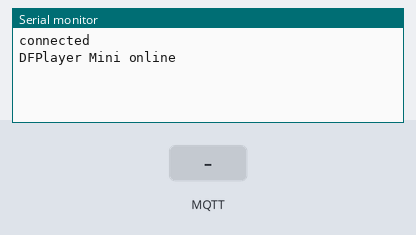
This sketch was run on a simulated Arduino Mega 2560, built with avr-gcc and run on an emulated ATmega2560. Parts: the last lines printed to the serial monitor. The test bench sets the inputs (shaded band). WiFi joins after 1.5 s; servers stay silent unless stated; no MQTT or app messages arrive unless stated; the audio player accepts every command and is not drawn.

Above: at 1.7 s.
1.8 s: MQTT message "mp3/cmd/play" arrives on the first subscribed topic
At 2.2 s:
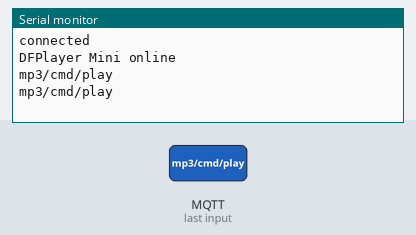
3.3 s: MQTT message "mp3/cmd/pause" arrives on the first subscribed topic
At 4.5 s:
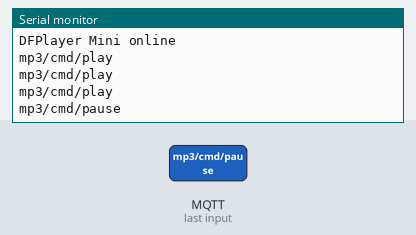
4.8 s: MQTT message "mp3/cmd/start" arrives on the first subscribed topic
At 5.7 s:
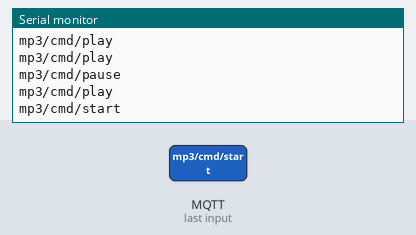
6.3 s: MQTT message "mp3/volume/set" arrives on the first subscribed topic
At 6.8 s:
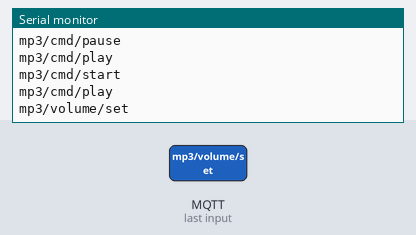
7.8 s: MQTT message "5" arrives on the first subscribed topic
At 9.1 s:
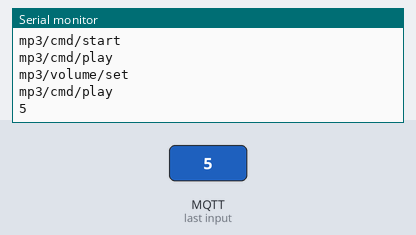

Measured:
- after the input at 1.8 s, the serial monitor: prints a new line at once (image 1)
- after the input at 3.3 s, the serial monitor: prints a new line at once (image 2)
- after the input at 4.8 s, the serial monitor: prints a new line at once (image 3)
- after the input at 6.3 s, the serial monitor: prints a new line at once (image 4)
- after the input at 7.8 s, the serial monitor: prints a new line at once (image 5)

The sketch:

mqtt-dfp.ino
```cpp
#include <SPI.h>
#include <Ethernet.h>
#include <PubSubClient.h>
#include "Arduino.h"
#include "DFRobotDFPlayerMini.h"

const char* mqtt_username = NULL;
const char* mqtt_password = NULL;

byte mac[] = {
  0xDE, 0xAD, 0xBE, 0xEF, 0xFE, 0xED
};
DFRobotDFPlayerMini myDFPlayer;

IPAddress ip(192, 168, 178, 77);
byte mqttserver[] = { 192, 168, 178, 156 };
void callback(char* topic, byte* payload, unsigned int length);

EthernetClient ethClient;
PubSubClient client(mqttserver, 1883, callback, ethClient);

void callback(char* topic, byte* payload, unsigned int length) {
  // handle message arrived
  String content = "";
  char character;
  for (int num = 0; num < length; num++) {
    character = payload[num];
    content.concat(character);
  }
  Serial.println(topic);
  Serial.println(content);
  if (!strcmp(topic,"mp3/cmd/play")){
    myDFPlayer.play(content.toInt());
  } else if (!strcmp(topic,"mp3/cmd/pause")){
    myDFPlayer.pause();
  } else if (!strcmp(topic,"mp3/cmd/start")){
    myDFPlayer.start();
  } else if (!strcmp(topic,"mp3/volume/set")){
    myDFPlayer.volume(content.toInt());
  }
}
void setup() {
  Ethernet.init(10);  // Most Arduino shields
  Serial.begin(115200);
  while (!Serial) {
    ; // wait for serial port to connect
  }
  Ethernet.begin(mac, ip);

  if (Ethernet.hardwareStatus() == EthernetNoHardware) {
    Serial.println("Ethernet shield was not found.  Sorry, can't run without hardware. :(");
    while (true) {
      delay(1); // do nothing, no point running without Ethernet hardware
    }
  }
  if (Ethernet.linkStatus() == LinkOFF) {
    Serial.println("Ethernet cable is not connected.");
  }

  if (client.connect("Arduini Mega 2560", mqtt_username, mqtt_password)) {
    client.publish("mp3player/status", "hello world");
    Serial.println("connected");
  }
  Serial3.begin(9600);
  if (!myDFPlayer.begin(Serial3)) {  //Use softwareSerial to communicate with mp3.
    Serial.println(F("Unable to begin:"));
    Serial.println(F("1.Please recheck the connection!"));
    Serial.println(F("2.Please insert the SD card!"));
    while(true);
  }
  Serial.println("DFPlayer Mini online");
  client.subscribe("mp3/cmd/play");
  client.subscribe("mp3/cmd/pause");
  client.subscribe("mp3/cmd/start");
//  next
//  previous
//  loop
//  playFolder
//  enableLoopAll
//  disableLoopAll
//  playMp3Folder
//  advertise
//  stopAdvertise
//  playLargeFolder
//  loopFolder
//  randomAll
//  enableLoop
//  disableLoop
  client.subscribe("mp3/volume/set");
  myDFPlayer.volume(10);  //Set volume value. From 0 to 30
  myDFPlayer.play(1);  //Play the first mp3
}

void loop() {
  client.loop();
}
```
